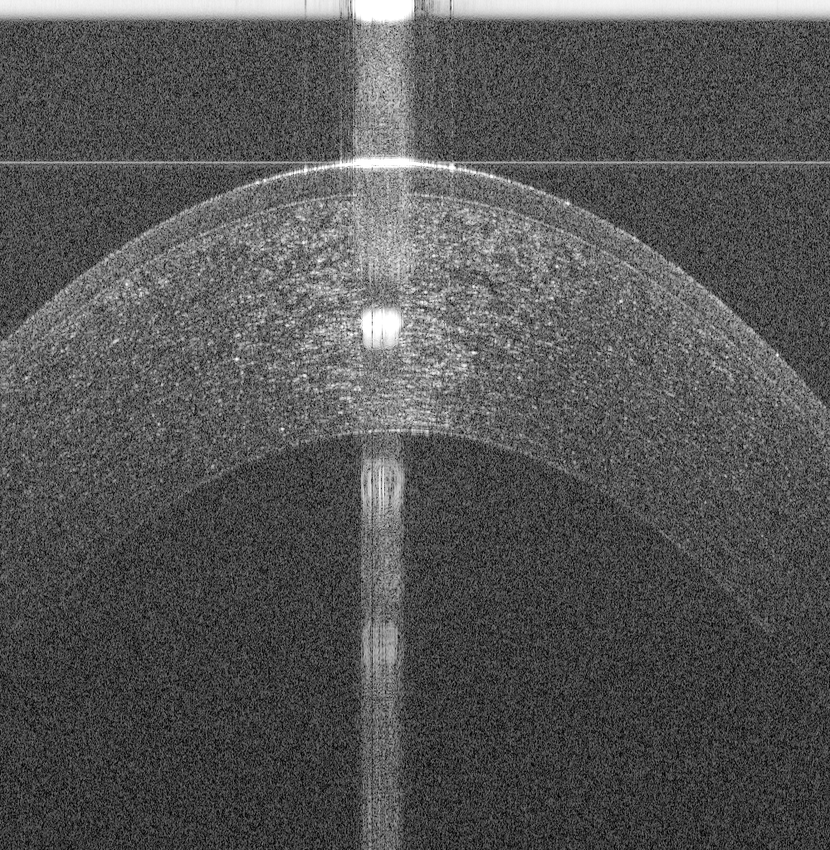
%> input picture elsawy_od.png, 830 x 850 px, shrunk from 1000 x 1024 before the run
$ octave main_script.m   (GNU Octave 9; MATLAB toolbox functions it lacks are replaced by stand-ins)
%> lines starting %> are read from the running program, lines starting %| are printed output that depends on the picture
%> further down, img is the input picture: size 850x830x3 uint8; min 0, max 255, mean 85
### helper functions/segment_img.m
function layers = segment_img(img)


% resize images

img = img(1:2:end, 1:2:end);
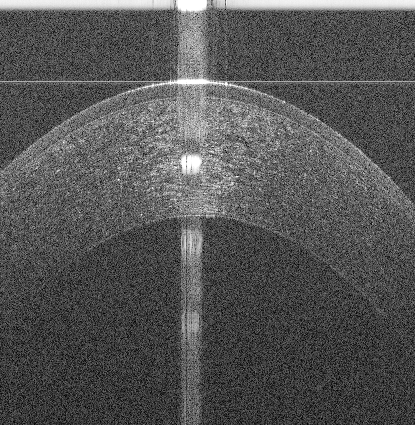
%> img: size 425x415 uint8; min 0, max 255, mean 85.1


%% EP / EN

sz = 5;

filtered = init_gradient(img, sz);

filtered = trim_gradient_edges(filtered, round(sz/2));

imgsz = size(filtered);


%% 1st stage

ep_roi = init_roi(imgsz);

ep_roi_img = zeros(size(img));

ep_roi_img(ep_roi(3:end)) = 1;

ep_roi_img = ep_roi_img.*filtered;


Wt_exp = 2;

Wt_v = 0.5;

[vrtx, nbr_vrtx, adjmat_white] = adjmat(filtered, Wt_exp, Wt_v);

EP = search_layer(imgsz, ep_roi, vrtx, nbr_vrtx, adjmat_white);


en_roi = other_layer_roi(imgsz, EP);

en_roi_img = zeros(size(img));

en_roi_img(en_roi(3:end)) = 1;

en_roi_img = en_roi_img.*filtered;


EN = search_layer(imgsz, en_roi, vrtx, nbr_vrtx, adjmat_white);


%% 2nd stage

ep_dir = layer_direction(EP, 15);


if ~isempty(ep_dir)

	Wt_exp = 2;
    Wt_v = 0.5;
    Wt_dir = 1;

    [vrtx, nbr_vrtx, adjmat_white] = adjmat_directed(filtered, ep_dir, Wt_exp, Wt_v, Wt_dir);

    EP = search_layer(imgsz, ep_roi, vrtx, nbr_vrtx, adjmat_white);

end


en_dir = layer_direction(EN, 15);

if ~isempty(en_dir)

	Wt_exp = 2;
    Wt_v = 0.5;
    Wt_dir = 1;

    [vrtx, nbr_vrtx, adjmat_white] = adjmat_directed(filtered, en_dir, Wt_exp, Wt_v, Wt_dir);

    EN = search_layer(imgsz, en_roi, vrtx, nbr_vrtx, adjmat_white);

end

[EP, EN] = order_layers(EP, EN);


% shift correction
EP = EP + 2;
EN = EN - 2;


%% BW

ep_before = min(20, min(EP) - 1); % in case that the EP apex is touching the top

ep_after = 50;

[epFlatImg, epFlatLayer] = img_flatten(img, EP, ep_before, ep_after);


bw_grad = bw_gradient(epFlatImg, 7);


bw_imgsz = size(bw_grad);

bw_depth = 20;

bw_win = 10;

bw_roi = layer_roi(bw_imgsz, epFlatLayer + bw_depth, bw_win);

Wt_exp = 2;
Wt_horz = 0.5;
Wt_dir = 2;

[vrtx, nbr_vrtx, adjmat_white] = adjmat_directed_flat(bw_grad, epFlatLayer, Wt_exp, Wt_horz, Wt_dir);


BW = search_layer(bw_imgsz, bw_roi, vrtx, nbr_vrtx, adjmat_white);


%% unflatten layers

BW = layer_unflatten(BW, EP, ep_before);


EP = smooth_layer(EP, 15);
BW = smooth_layer(BW, 15);
EN = smooth_layer(EN, 15);

layers = [EP; BW; EN];

### helper functions/init_gradient.m
function filtered = init_gradient(img, sz)
%> called with sz = 5


    img = double(img);
%> img: size 425x415 double


    gauss_sz = sz;
    gauss_sgma = gauss_sz/6;

    img = imfilter(img, fspecial('gaussian',gauss_sz,gauss_sgma));
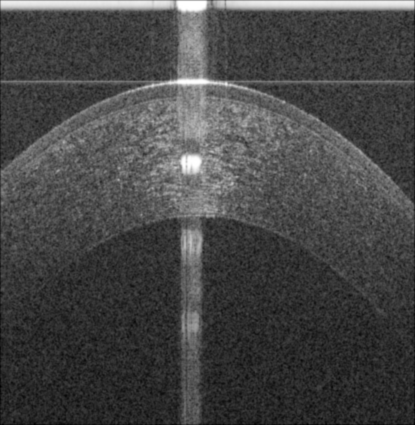
%> img: size 425x415 double; min 19.63, max 255, mean 84.8; drawn with min black and max white

    filter_sz = sz;

    hVert = [ones(filter_sz,1); 0; -ones(filter_sz,1)];

    hHorz = hVert';

    fVert = imfilter(img, hVert);
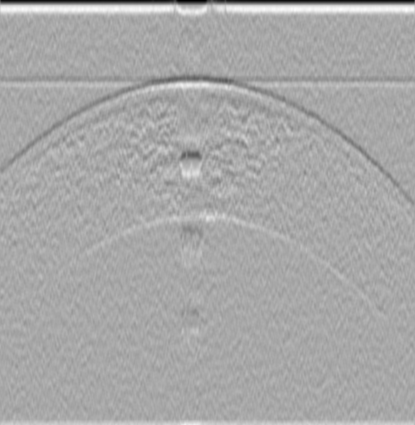
%> fVert: size 425x415 double; min -1268.1, max 659.8, mean 5.7; drawn with min black and max white

    fVert = abs(fVert);
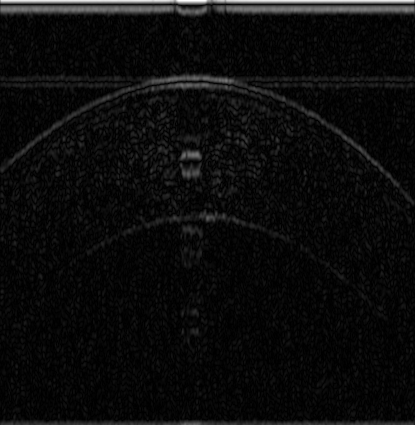
%> fVert: size 425x415 double; min 0.000399, max 1268.1, mean 60.4; drawn with min black and max white


    fHorz = imfilter(img, hHorz);
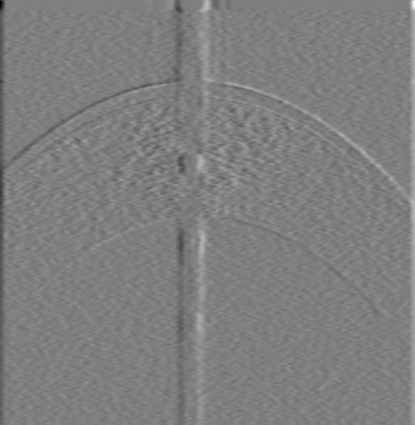
%> fHorz: size 425x415 double; min -1177.4, max 1185.5, mean 0.1; drawn with min black and max white

    fHorz = abs(fHorz);
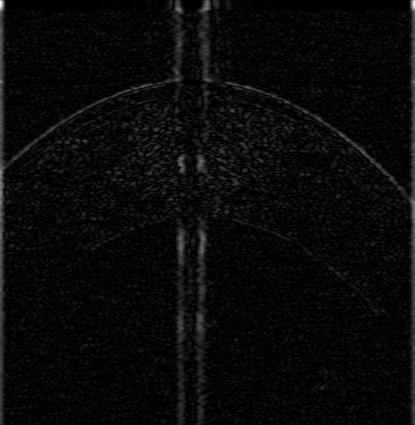
%> fHorz: size 425x415 double; min 5.68e-14, max 1185.5, mean 46.5; drawn with min black and max white

    x = 1:size(fHorz,2);
%> x = 415 values from 1 to 415

    alpha = 1 - gaussmf(x, [100 size(img,2)/2]);

    filtered = bsxfun(@times,fHorz,alpha)+ fVert;
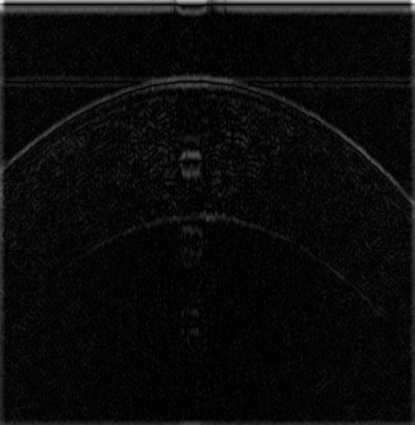
%> filtered: size 425x415 double; min 0.00859, max 1810.7, mean 79.4; drawn with min black and max white


%> the run ends on the next line
    filtered = localnormalize(filtered, sz, (sz*2+1));

    filtered = (filtered-min(filtered(:)))/(max(filtered(:))-min(filtered(:)));

    filtered = imadjust(filtered);

### main_script.m
clc;

close all;

addpath(genpath('helper functions'))

img = imread('elsawy_od.png');

img = img(:,:,1);

layers = segment_img(img);
